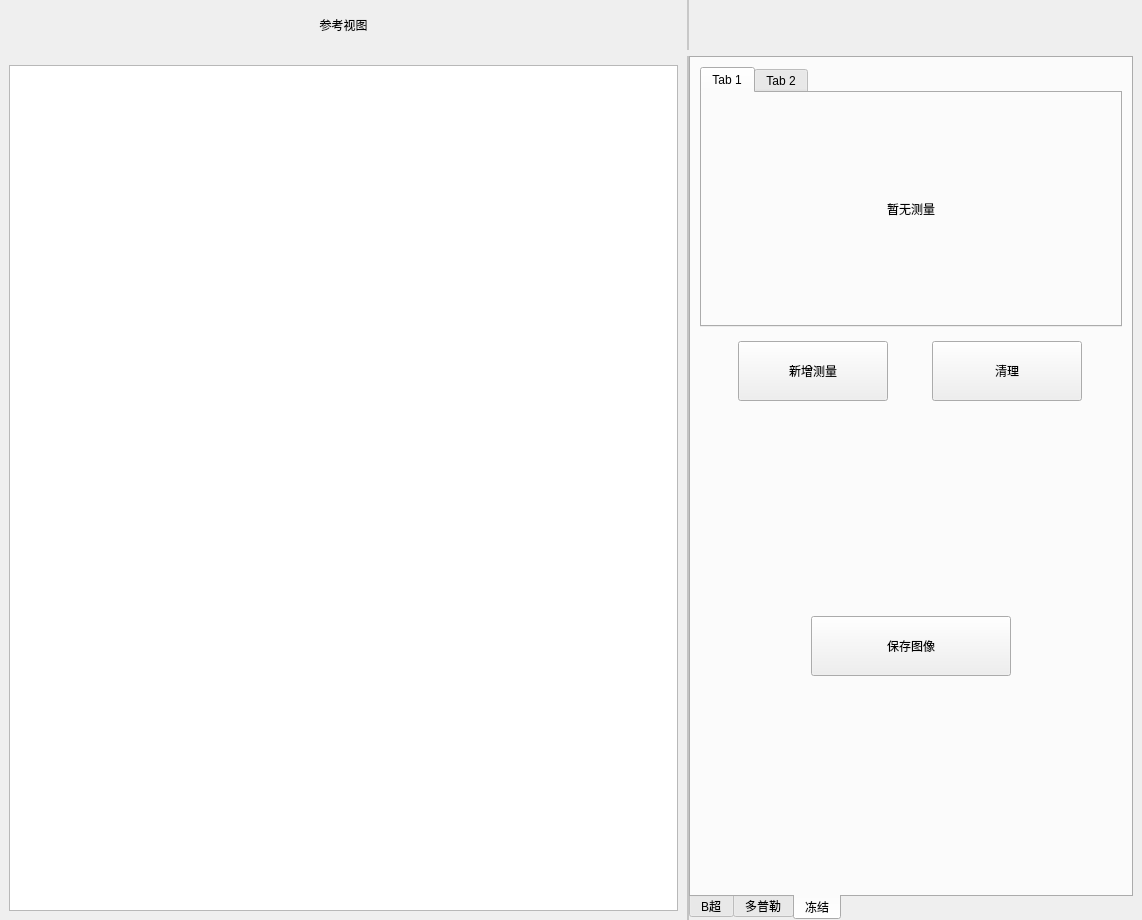
<?xml version="1.0" encoding="UTF-8"?>
<ui version="4.0">
 <class>UltrasoundImage</class>
 <widget class="qMRMLWidget" name="UltrasoundImage">
  <property name="geometry">
   <rect>
    <x>0</x>
    <y>0</y>
    <width>1142</width>
    <height>920</height>
   </rect>
  </property>
  <property name="styleSheet">
   <string notr="true"/>
  </property>
  <layout class="QVBoxLayout" name="verticalLayout_4">
   <property name="leftMargin">
    <number>0</number>
   </property>
   <property name="topMargin">
    <number>0</number>
   </property>
   <property name="rightMargin">
    <number>0</number>
   </property>
   <property name="bottomMargin">
    <number>0</number>
   </property>
   <item>
    <layout class="QHBoxLayout" name="horizontalLayout" stretch="688,0,454">
     <property name="spacing">
      <number>0</number>
     </property>
     <property name="topMargin">
      <number>0</number>
     </property>
     <item>
      <widget class="QLabel" name="lbl_title1">
       <property name="minimumSize">
        <size>
         <width>0</width>
         <height>50</height>
        </size>
       </property>
       <property name="text">
        <string>参考视图</string>
       </property>
       <property name="alignment">
        <set>Qt::AlignCenter</set>
       </property>
      </widget>
     </item>
     <item>
      <widget class="QLabel" name="label_7">
       <property name="sizePolicy">
        <sizepolicy hsizetype="Fixed" vsizetype="Preferred">
         <horstretch>0</horstretch>
         <verstretch>0</verstretch>
        </sizepolicy>
       </property>
       <property name="minimumSize">
        <size>
         <width>2</width>
         <height>50</height>
        </size>
       </property>
       <property name="maximumSize">
        <size>
         <width>2</width>
         <height>16777215</height>
        </size>
       </property>
       <property name="styleSheet">
        <string notr="true">background-color: rgb(200, 200, 200);</string>
       </property>
       <property name="text">
        <string/>
       </property>
      </widget>
     </item>
     <item>
      <widget class="QLabel" name="lbl_title2">
       <property name="minimumSize">
        <size>
         <width>0</width>
         <height>50</height>
        </size>
       </property>
       <property name="text">
        <string/>
       </property>
       <property name="alignment">
        <set>Qt::AlignCenter</set>
       </property>
      </widget>
     </item>
    </layout>
   </item>
   <item>
    <widget class="QWidget" name="widget" native="true">
     <layout class="QHBoxLayout" name="horizontalLayout_2" stretch="688,0,454">
      <property name="spacing">
       <number>0</number>
      </property>
      <property name="leftMargin">
       <number>0</number>
      </property>
      <property name="topMargin">
       <number>0</number>
      </property>
      <property name="rightMargin">
       <number>0</number>
      </property>
      <property name="bottomMargin">
       <number>0</number>
      </property>
      <item>
       <widget class="QWidget" name="widget_3" native="true">
        <layout class="QVBoxLayout" name="verticalLayout_7">
         <item>
          <widget class="QListWidget" name="list_screen_shot"/>
         </item>
        </layout>
       </widget>
      </item>
      <item>
       <widget class="QLabel" name="label_5">
        <property name="minimumSize">
         <size>
          <width>2</width>
          <height>0</height>
         </size>
        </property>
        <property name="maximumSize">
         <size>
          <width>2</width>
          <height>16777215</height>
         </size>
        </property>
        <property name="styleSheet">
         <string notr="true">background-color: rgb(195, 195, 195);</string>
        </property>
        <property name="text">
         <string/>
        </property>
       </widget>
      </item>
      <item>
       <widget class="QWidget" name="widget_2" native="true">
        <layout class="QVBoxLayout" name="verticalLayout_3">
         <property name="leftMargin">
          <number>0</number>
         </property>
         <property name="topMargin">
          <number>0</number>
         </property>
         <property name="bottomMargin">
          <number>0</number>
         </property>
         <item>
          <widget class="QTabWidget" name="tabWidget">
           <property name="tabPosition">
            <enum>QTabWidget::South</enum>
           </property>
           <property name="currentIndex">
            <number>2</number>
           </property>
           <widget class="QWidget" name="SettingB">
            <attribute name="title">
             <string>B超</string>
            </attribute>
            <layout class="QVBoxLayout" name="verticalLayout">
             <item>
              <spacer name="verticalSpacer">
               <property name="orientation">
                <enum>Qt::Vertical</enum>
               </property>
               <property name="sizeHint" stdset="0">
                <size>
                 <width>20</width>
                 <height>40</height>
                </size>
               </property>
              </spacer>
             </item>
             <item>
              <widget class="QPushButton" name="btn_auto_tgc">
               <property name="minimumSize">
                <size>
                 <width>0</width>
                 <height>60</height>
                </size>
               </property>
               <property name="text">
                <string>TGC</string>
               </property>
              </widget>
             </item>
             <item>
              <widget class="QPushButton" name="btn_compound">
               <property name="minimumSize">
                <size>
                 <width>0</width>
                 <height>60</height>
                </size>
               </property>
               <property name="text">
                <string>复合图像</string>
               </property>
              </widget>
             </item>
             <item>
              <widget class="QPushButton" name="btn_harmonic">
               <property name="minimumSize">
                <size>
                 <width>0</width>
                 <height>60</height>
                </size>
               </property>
               <property name="text">
                <string>谐波成像</string>
               </property>
              </widget>
             </item>
             <item>
              <widget class="qAddMinusWidget" name="widget_gain" native="true">
               <property name="minimumSize">
                <size>
                 <width>0</width>
                 <height>60</height>
                </size>
               </property>
               <layout class="QHBoxLayout" name="horizontalLayout_4">
                <property name="spacing">
                 <number>2</number>
                </property>
                <property name="leftMargin">
                 <number>1</number>
                </property>
                <property name="topMargin">
                 <number>1</number>
                </property>
                <property name="bottomMargin">
                 <number>1</number>
                </property>
               </layout>
              </widget>
             </item>
             <item>
              <layout class="QHBoxLayout" name="horizontalLayout_5">
               <property name="topMargin">
                <number>0</number>
               </property>
               <item>
                <widget class="QPushButton" name="btn_hand">
                 <property name="sizePolicy">
                  <sizepolicy hsizetype="Fixed" vsizetype="Fixed">
                   <horstretch>0</horstretch>
                   <verstretch>0</verstretch>
                  </sizepolicy>
                 </property>
                 <property name="minimumSize">
                  <size>
                   <width>100</width>
                   <height>60</height>
                  </size>
                 </property>
                 <property name="maximumSize">
                  <size>
                   <width>100</width>
                   <height>60</height>
                  </size>
                 </property>
                 <property name="text">
                  <string>手持</string>
                 </property>
                </widget>
               </item>
               <item>
                <widget class="QPushButton" name="btn_vtu">
                 <property name="sizePolicy">
                  <sizepolicy hsizetype="Fixed" vsizetype="Fixed">
                   <horstretch>0</horstretch>
                   <verstretch>0</verstretch>
                  </sizepolicy>
                 </property>
                 <property name="minimumSize">
                  <size>
                   <width>100</width>
                   <height>60</height>
                  </size>
                 </property>
                 <property name="maximumSize">
                  <size>
                   <width>100</width>
                   <height>60</height>
                  </size>
                 </property>
                 <property name="text">
                  <string>VTU</string>
                 </property>
                </widget>
               </item>
              </layout>
             </item>
             <item>
              <spacer name="verticalSpacer_2">
               <property name="orientation">
                <enum>Qt::Vertical</enum>
               </property>
               <property name="sizeHint" stdset="0">
                <size>
                 <width>20</width>
                 <height>40</height>
                </size>
               </property>
              </spacer>
             </item>
            </layout>
           </widget>
           <widget class="QWidget" name="SettingCol">
            <attribute name="title">
             <string>多普勒</string>
            </attribute>
            <layout class="QVBoxLayout" name="verticalLayout_2">
             <item>
              <spacer name="verticalSpacer_3">
               <property name="orientation">
                <enum>Qt::Vertical</enum>
               </property>
               <property name="sizeHint" stdset="0">
                <size>
                 <width>20</width>
                 <height>301</height>
                </size>
               </property>
              </spacer>
             </item>
             <item>
              <widget class="qAddMinusWidget" name="widget_angle" native="true">
               <property name="minimumSize">
                <size>
                 <width>0</width>
                 <height>60</height>
                </size>
               </property>
               <layout class="QHBoxLayout" name="horizontalLayout_6"/>
              </widget>
             </item>
             <item>
              <widget class="qAddMinusWidget" name="widget_color" native="true">
               <property name="minimumSize">
                <size>
                 <width>0</width>
                 <height>60</height>
                </size>
               </property>
               <layout class="QHBoxLayout" name="horizontalLayout_7"/>
              </widget>
             </item>
             <item>
              <layout class="QHBoxLayout" name="horizontalLayout_8">
               <property name="leftMargin">
                <number>24</number>
               </property>
               <property name="rightMargin">
                <number>24</number>
               </property>
               <item>
                <widget class="QPushButton" name="btn_stop_doppler">
                 <property name="sizePolicy">
                  <sizepolicy hsizetype="Fixed" vsizetype="Fixed">
                   <horstretch>0</horstretch>
                   <verstretch>0</verstretch>
                  </sizepolicy>
                 </property>
                 <property name="minimumSize">
                  <size>
                   <width>60</width>
                   <height>60</height>
                  </size>
                 </property>
                 <property name="maximumSize">
                  <size>
                   <width>60</width>
                   <height>60</height>
                  </size>
                 </property>
                 <property name="text">
                  <string/>
                 </property>
                </widget>
               </item>
               <item>
                <widget class="QLabel" name="label_4">
                 <property name="text">
                  <string>多普勒停止</string>
                 </property>
                 <property name="alignment">
                  <set>Qt::AlignLeading|Qt::AlignLeft|Qt::AlignVCenter</set>
                 </property>
                </widget>
               </item>
              </layout>
             </item>
             <item>
              <spacer name="verticalSpacer_4">
               <property name="orientation">
                <enum>Qt::Vertical</enum>
               </property>
               <property name="sizeHint" stdset="0">
                <size>
                 <width>20</width>
                 <height>300</height>
                </size>
               </property>
              </spacer>
             </item>
            </layout>
           </widget>
           <widget class="QWidget" name="SettingScreen">
            <attribute name="title">
             <string>冻结</string>
            </attribute>
            <layout class="QVBoxLayout" name="verticalLayout_5">
             <item>
              <widget class="QTabWidget" name="tab_measure">
               <property name="minimumSize">
                <size>
                 <width>0</width>
                 <height>260</height>
                </size>
               </property>
               <property name="currentIndex">
                <number>0</number>
               </property>
               <widget class="QWidget" name="tab">
                <attribute name="title">
                 <string>Tab 1</string>
                </attribute>
                <layout class="QHBoxLayout" name="horizontalLayout_10">
                 <property name="spacing">
                  <number>0</number>
                 </property>
                 <property name="leftMargin">
                  <number>0</number>
                 </property>
                 <property name="topMargin">
                  <number>0</number>
                 </property>
                 <property name="rightMargin">
                  <number>0</number>
                 </property>
                 <property name="bottomMargin">
                  <number>0</number>
                 </property>
                 <item>
                  <widget class="QLabel" name="label_8">
                   <property name="text">
                    <string>暂无测量</string>
                   </property>
                   <property name="alignment">
                    <set>Qt::AlignCenter</set>
                   </property>
                  </widget>
                 </item>
                </layout>
               </widget>
               <widget class="QWidget" name="tab_2">
                <attribute name="title">
                 <string>Tab 2</string>
                </attribute>
                <layout class="QVBoxLayout" name="verticalLayout_6">
                 <property name="spacing">
                  <number>0</number>
                 </property>
                 <property name="leftMargin">
                  <number>0</number>
                 </property>
                 <property name="topMargin">
                  <number>0</number>
                 </property>
                 <property name="rightMargin">
                  <number>0</number>
                 </property>
                 <property name="bottomMargin">
                  <number>0</number>
                 </property>
                 <item>
                  <widget class="QListWidget" name="list_measure"/>
                 </item>
                </layout>
               </widget>
              </widget>
             </item>
             <item>
              <widget class="QLabel" name="label_6">
               <property name="minimumSize">
                <size>
                 <width>0</width>
                 <height>2</height>
                </size>
               </property>
               <property name="maximumSize">
                <size>
                 <width>16777215</width>
                 <height>2</height>
                </size>
               </property>
               <property name="text">
                <string/>
               </property>
              </widget>
             </item>
             <item>
              <layout class="QHBoxLayout" name="horizontalLayout_3">
               <item>
                <widget class="QPushButton" name="btn_measure">
                 <property name="sizePolicy">
                  <sizepolicy hsizetype="Fixed" vsizetype="Fixed">
                   <horstretch>0</horstretch>
                   <verstretch>0</verstretch>
                  </sizepolicy>
                 </property>
                 <property name="minimumSize">
                  <size>
                   <width>150</width>
                   <height>60</height>
                  </size>
                 </property>
                 <property name="maximumSize">
                  <size>
                   <width>150</width>
                   <height>60</height>
                  </size>
                 </property>
                 <property name="text">
                  <string>新增测量</string>
                 </property>
                </widget>
               </item>
               <item>
                <widget class="QPushButton" name="btn_clear">
                 <property name="sizePolicy">
                  <sizepolicy hsizetype="Fixed" vsizetype="Fixed">
                   <horstretch>0</horstretch>
                   <verstretch>0</verstretch>
                  </sizepolicy>
                 </property>
                 <property name="minimumSize">
                  <size>
                   <width>150</width>
                   <height>60</height>
                  </size>
                 </property>
                 <property name="maximumSize">
                  <size>
                   <width>150</width>
                   <height>60</height>
                  </size>
                 </property>
                 <property name="text">
                  <string>清理</string>
                 </property>
                </widget>
               </item>
              </layout>
             </item>
             <item>
              <spacer name="verticalSpacer_5">
               <property name="orientation">
                <enum>Qt::Vertical</enum>
               </property>
               <property name="sizeHint" stdset="0">
                <size>
                 <width>20</width>
                 <height>198</height>
                </size>
               </property>
              </spacer>
             </item>
             <item>
              <layout class="QHBoxLayout" name="horizontalLayout_9">
               <property name="topMargin">
                <number>0</number>
               </property>
               <item>
                <widget class="QPushButton" name="btn_save">
                 <property name="sizePolicy">
                  <sizepolicy hsizetype="Fixed" vsizetype="Fixed">
                   <horstretch>0</horstretch>
                   <verstretch>0</verstretch>
                  </sizepolicy>
                 </property>
                 <property name="minimumSize">
                  <size>
                   <width>200</width>
                   <height>60</height>
                  </size>
                 </property>
                 <property name="text">
                  <string>保存图像</string>
                 </property>
                </widget>
               </item>
              </layout>
             </item>
             <item>
              <spacer name="verticalSpacer_6">
               <property name="orientation">
                <enum>Qt::Vertical</enum>
               </property>
               <property name="sizeHint" stdset="0">
                <size>
                 <width>20</width>
                 <height>197</height>
                </size>
               </property>
              </spacer>
             </item>
            </layout>
           </widget>
          </widget>
         </item>
        </layout>
       </widget>
      </item>
     </layout>
    </widget>
   </item>
  </layout>
 </widget>
 <customwidgets>
  <customwidget>
   <class>qMRMLWidget</class>
   <extends>QWidget</extends>
   <header>qMRMLWidget.h</header>
   <container>1</container>
  </customwidget>
  <customwidget>
   <class>qAddMinusWidget</class>
   <extends>QWidget</extends>
   <header>qaddminuswidget.h</header>
   <container>1</container>
  </customwidget>
 </customwidgets>
 <resources/>
 <connections/>
</ui>
